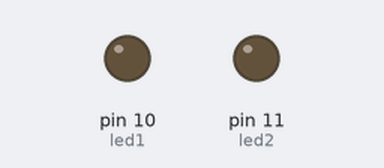
Recording of a sketch running on a simulated Arduino Uno, built with avr-gcc and run on an emulated ATmega328P. Shown: output pins drawn as LEDs (lit = HIGH).

Above: at 0.05 s.
At 0.4 s:
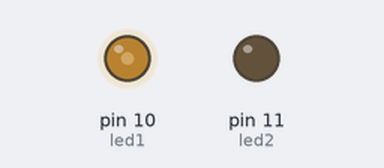
At 1.0 s:
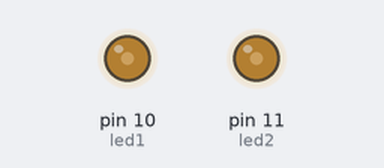
At 2.8 s:
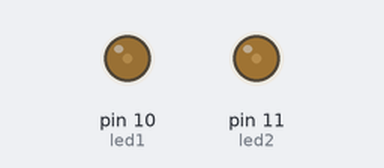
Timing chart, 0 to 6.0 s (numbered marks = the images above):
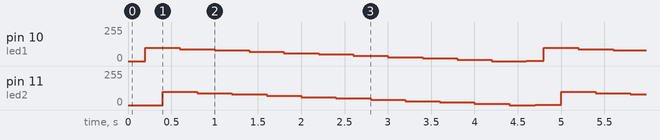

The sketch:

9_ARD.ino
```cpp
int led1=10;
int led2=11;
void setup() {
  pinMode(led1,OUTPUT);
  pinMode(led2,OUTPUT);
  for(int a=0;a<=200;a++) {
    analogWrite(led1,a);
    delay(100);
    analogWrite(led2,a);
    delay(100);
    for(int a=100;a>=0;a-=10){
      analogWrite(led1,a);
      delay(200);
      analogWrite(led2,a);
      delay(200);
    }
  }
}

void loop() {
  // put your main code here, to run repeatedl:

}
```
